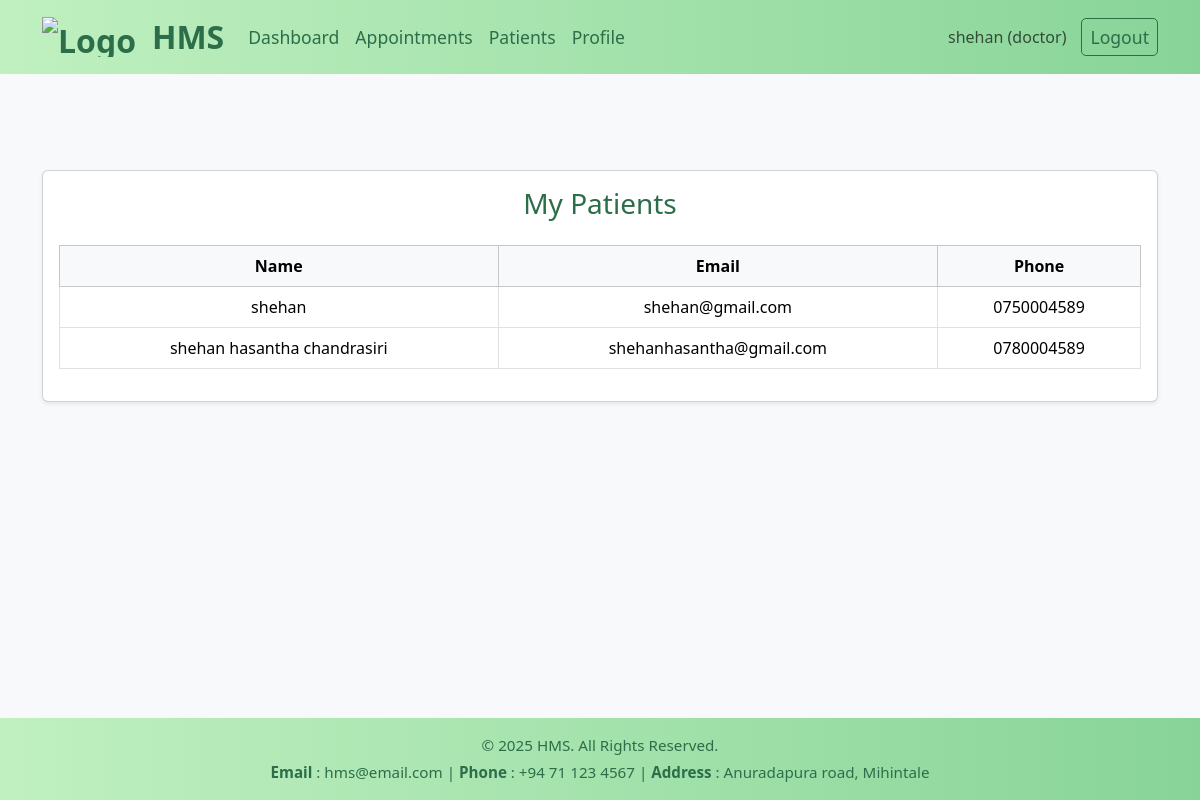
/doctor/patients.php (signed in), run on the app's committed database.
### tables this page shows
CREATE TABLE `users` (
  `id` int(11) NOT NULL,
  `role` enum('admin','doctor','patient') NOT NULL,
  `email` varchar(120) NOT NULL,
  `password_hash` varchar(255) NOT NULL,
  `full_name` varchar(120) NOT NULL,
  `phone` varchar(20) DEFAULT NULL,
  `is_active` tinyint(1) NOT NULL DEFAULT 1,
  `created_at` timestamp NOT NULL DEFAULT current_timestamp()
);

### doctor/patients.php (the view, shortened to what this page needs)
<?php
require_once __DIR__ . '/../includes/auth.php';
include __DIR__ . '/../includes/header.php';
$did = $_SESSION['user']['id'];
$sql = "
SELECT DISTINCT u.id, u.full_name, u.email, u.phone
FROM appointments a
JOIN users u ON u.id=a.patient_id
WHERE a.doctor_id=?
ORDER BY u.full_name
";
$stmt = $conn->prepare($sql);
$stmt->bind_param("i", $did);
$stmt->execute();
$res = $stmt->get_result();
?>
<div class="container my-5">
    <div class="card shadow-sm">
        <div class="card-body">
            <h3 class="card-title text-center mb-4" style="color:#2c6e49;">My Patients</h3>
            <?php if ($res->num_rows === 0): ?>
                <p class="text-center text-muted">No patients found yet.</p>
            <?php else: ?>
                <div class="table-responsive">
                    <table class="table table-hover table-bordered align-middle text-center">
                        <thead class="table-light">
                            <tr>
                                <th>Name</th>
                                <th>Email</th>
                                <th>Phone</th>
                            </tr>
                        </thead>
                        <tbody>
                            <?php while ($p = $res->fetch_assoc()): ?>
                                <tr>
                                    <td><?= htmlspecialchars($p['full_name']) ?></td>
                                    <td><?= htmlspecialchars($p['email']) ?></td>
                                    <td><?= htmlspecialchars($p['phone']) ?></td>
                                </tr>
                            <?php endwhile; ?>
                        </tbody>
                    </table>
                </div>
            <?php endif; ?>
        </div>
    </div>
</div>
<?php include __DIR__ . '/../includes/footer.php'; ?>

### includes/footer.php (style rules this page uses)
html, body { height: 100%; margin: 0; }
body { display: flex; flex-direction: column; min-height: 100vh; }

### data on the page
users: full_name "shehan", email "shehan@gmail.com", phone "0750004589"
users: full_name "shehan hasantha chandrasiri", email "shehanhasantha@gmail.com", phone "0780004589"

### other printed values
$_SESSION['user']['full_name'] "shehan"
$_SESSION['user']['role'] "doctor"
